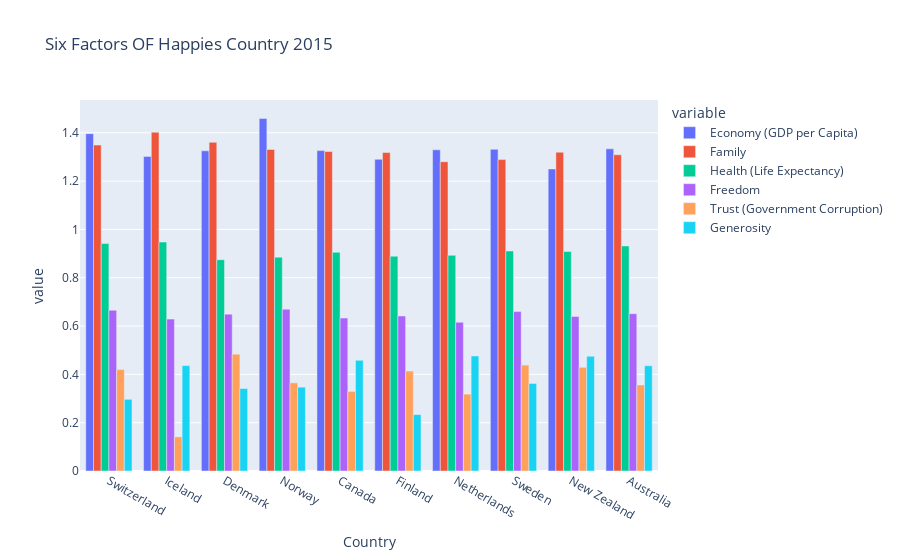

Notebook source saved alongside this figure:
### Markdown cell above
### 1. Univariate Graphical Analysis:
Method to perform uni-variate analysis will depend on whether the variable type is categorical or numerical.

### Code cell
# char = px.bar(df_1[:10], x = 'Country', y = 'Happiness Score')
# char.show()

char = px.bar(df_1[:10], 
              x="Country", 
              y = ['Economy (GDP per Capita)', 
                   'Family', 
                   'Health (Life Expectancy)', 
                   'Freedom', 
                   'Trust (Government Corruption)', 
                   'Generosity'
                  ],
              barmode = 'group',
              title="Six Factors OF Happies Country 2015"
             )
char.show()

### Figure 1 — Plotly figure (JSON) as saved in the notebook; plotly's stock layout.template omitted (floating-point values rounded to 4 significant figures)
{"data": [{"alignmentgroup": "True", "hovertemplate": "variable=Economy (GDP per Capita)<br>Country=%{x}<br>value=%{y}<extra></extra>", "legendgroup": "Economy (GDP per Capita)", "marker": {"color": "#636efa", "pattern": {"shape": ""}}, "name": "Economy (GDP per Capita)", "offsetgroup": "Economy (GDP per Capita)", "orientation": "v", "showlegend": true, "textposition": "auto", "type": "bar", "x": ["Switzerland", "Iceland", "Denmark", "Norway", "Canada", "Finland", "Netherlands", "Sweden", "New Zealand", "Australia"], "xaxis": "x", "y": [1.397, 1.302, 1.325, 1.459, 1.326, 1.29, 1.329, 1.332, 1.25, 1.334], "yaxis": "y"}, {"alignmentgroup": "True", "hovertemplate": "variable=Family<br>Country=%{x}<br>value=%{y}<extra></extra>", "legendgroup": "Family", "marker": {"color": "#EF553B", "pattern": {"shape": ""}}, "name": "Family", "offsetgroup": "Family", "orientation": "v", "showlegend": true, "textposition": "auto", "type": "bar", "x": ["Switzerland", "Iceland", "Denmark", "Norway", "Canada", "Finland", "Netherlands", "Sweden", "New Zealand", "Australia"], "xaxis": "x", "y": [1.35, 1.402, 1.361, 1.331, 1.323, 1.318, 1.28, 1.289, 1.32, 1.309], "yaxis": "y"}, {"alignmentgroup": "True", "hovertemplate": "variable=Health (Life Expectancy)<br>Country=%{x}<br>value=%{y}<extra></extra>", "legendgroup": "Health (Life Expectancy)", "marker": {"color": "#00cc96", "pattern": {"shape": ""}}, "name": "Health (Life Expectancy)", "offsetgroup": "Health (Life Expectancy)", "orientation": "v", "showlegend": true, "textposition": "auto", "type": "bar", "x": ["Switzerland", "Iceland", "Denmark", "Norway", "Canada", "Finland", "Netherlands", "Sweden", "New Zealand", "Australia"], "xaxis": "x", "y": [0.9414, 0.9478, 0.8746, 0.8852, 0.9056, 0.8891, 0.8928, 0.9109, 0.9084, 0.9316], "yaxis": "y"}, {"alignmentgroup": "True", "hovertemplate": "variable=Freedom<br>Country=%{x}<br>value=%{y}<extra></extra>", "legendgroup": "Freedom", "marker": {"color": "#ab63fa", "pattern": {"shape": ""}}, "name": "Freedom", "offsetgroup": "Freedom", "orientation": "v", "showlegend": true, "textposition": "auto", "type": "bar", "x": ["Switzerland", "Iceland", "Denmark", "Norway", "Canada", "Finland", "Netherlands", "Sweden", "New Zealand", "Australia"], "xaxis": "x", "y": [0.6656, 0.6288, 0.6494, 0.6697, 0.633, 0.6417, 0.6158, 0.6598, 0.6394, 0.6512], "yaxis": "y"}, {"alignmentgroup": "True", "hovertemplate": "variable=Trust (Government Corruption)<br>Country=%{x}<br>value=%{y}<extra></extra>", "legendgroup": "Trust (Government Corruption)", "marker": {"color": "#FFA15A", "pattern": {"shape": ""}}, "name": "Trust (Government Corruption)", "offsetgroup": "Trust (Government Corruption)", "orientation": "v", "showlegend": true, "textposition": "auto", "type": "bar", "x": ["Switzerland", "Iceland", "Denmark", "Norway", "Canada", "Finland", "Netherlands", "Sweden", "New Zealand", "Australia"], "xaxis": "x", "y": [0.4198, 0.1414, 0.4836, 0.365, 0.3296, 0.4137, 0.3181, 0.4384, 0.4292, 0.3564], "yaxis": "y"}, {"alignmentgroup": "True", "hovertemplate": "variable=Generosity<br>Country=%{x}<br>value=%{y}<extra></extra>", "legendgroup": "Generosity", "marker": {"color": "#19d3f3", "pattern": {"shape": ""}}, "name": "Generosity", "offsetgroup": "Generosity", "orientation": "v", "showlegend": true, "textposition": "auto", "type": "bar", "x": ["Switzerland", "Iceland", "Denmark", "Norway", "Canada", "Finland", "Netherlands", "Sweden", "New Zealand", "Australia"], "xaxis": "x", "y": [0.2968, 0.4363, 0.3414, 0.347, 0.4581, 0.2335, 0.4761, 0.3626, 0.475, 0.4356], "yaxis": "y"}], "layout": {"autosize": true, "barmode": "group", "legend": {"title": {"text": "variable"}, "tracegroupgap": 0}, "title": {"text": "Six Factors OF Happies Country 2015"}, "xaxis": {"anchor": "y", "autorange": true, "domain": [0, 1], "range": [-0.5, 9.5], "title": {"text": "Country"}, "type": "category"}, "yaxis": {"anchor": "x", "autorange": true, "domain": [0, 1], "range": [0, 1.536], "title": {"text": "value"}, "type": "linear"}}}
